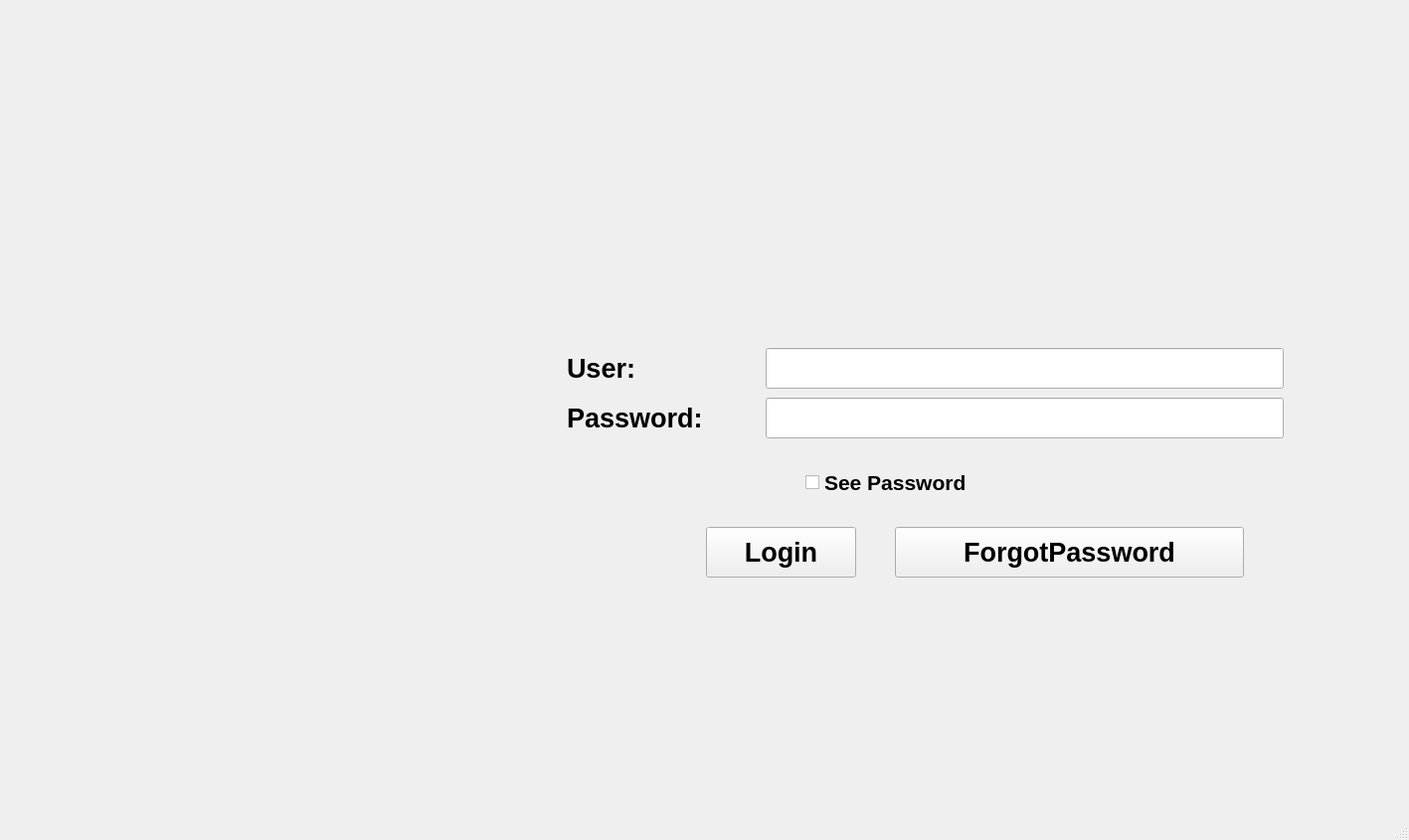
<?xml version="1.0" encoding="UTF-8"?>
<ui version="4.0">
 <class>MainWindow</class>
 <widget class="QMainWindow" name="MainWindow">
  <property name="geometry">
   <rect>
    <x>0</x>
    <y>0</y>
    <width>1417</width>
    <height>845</height>
   </rect>
  </property>
  <property name="windowTitle">
   <string>MainWindow</string>
  </property>
  <widget class="QWidget" name="widget">
   <widget class="QWidget" name="widget_2" native="true">
    <property name="geometry">
     <rect>
      <x>510</x>
      <y>290</y>
      <width>971</width>
      <height>401</height>
     </rect>
    </property>
    <widget class="QPushButton" name="QButtonForgotPassword">
     <property name="geometry">
      <rect>
       <x>390</x>
       <y>240</y>
       <width>351</width>
       <height>51</height>
      </rect>
     </property>
     <property name="font">
      <font>
       <pointsize>20</pointsize>
       <weight>75</weight>
       <bold>true</bold>
      </font>
     </property>
     <property name="text">
      <string>ForgotPassword</string>
     </property>
    </widget>
    <widget class="QPushButton" name="login">
     <property name="geometry">
      <rect>
       <x>200</x>
       <y>240</y>
       <width>151</width>
       <height>51</height>
      </rect>
     </property>
     <property name="font">
      <font>
       <pointsize>20</pointsize>
       <weight>75</weight>
       <bold>true</bold>
      </font>
     </property>
     <property name="text">
      <string>Login</string>
     </property>
    </widget>
    <widget class="QCheckBox" name="seePassword">
     <property name="geometry">
      <rect>
       <x>300</x>
       <y>170</y>
       <width>361</width>
       <height>51</height>
      </rect>
     </property>
     <property name="font">
      <font>
       <pointsize>16</pointsize>
       <weight>75</weight>
       <bold>true</bold>
      </font>
     </property>
     <property name="text">
      <string>See Password</string>
     </property>
    </widget>
    <widget class="QLineEdit" name="password">
     <property name="geometry">
      <rect>
       <x>260</x>
       <y>110</y>
       <width>521</width>
       <height>41</height>
      </rect>
     </property>
     <property name="font">
      <font>
       <pointsize>20</pointsize>
       <weight>75</weight>
       <bold>true</bold>
      </font>
     </property>
     <property name="echoMode">
      <enum>QLineEdit::Password</enum>
     </property>
    </widget>
    <widget class="QLineEdit" name="uname">
     <property name="geometry">
      <rect>
       <x>260</x>
       <y>60</y>
       <width>521</width>
       <height>41</height>
      </rect>
     </property>
     <property name="font">
      <font>
       <pointsize>20</pointsize>
       <weight>75</weight>
       <bold>true</bold>
      </font>
     </property>
    </widget>
    <widget class="QLabel" name="label">
     <property name="geometry">
      <rect>
       <x>60</x>
       <y>60</y>
       <width>111</width>
       <height>41</height>
      </rect>
     </property>
     <property name="font">
      <font>
       <pointsize>20</pointsize>
       <weight>75</weight>
       <bold>true</bold>
      </font>
     </property>
     <property name="text">
      <string>User:</string>
     </property>
    </widget>
    <widget class="QLabel" name="label_2">
     <property name="geometry">
      <rect>
       <x>60</x>
       <y>110</y>
       <width>181</width>
       <height>41</height>
      </rect>
     </property>
     <property name="font">
      <font>
       <pointsize>20</pointsize>
       <weight>75</weight>
       <bold>true</bold>
      </font>
     </property>
     <property name="text">
      <string>Password:</string>
     </property>
    </widget>
   </widget>
  </widget>
  <widget class="QStatusBar" name="statusbar"/>
 </widget>
 <tabstops>
  <tabstop>uname</tabstop>
  <tabstop>password</tabstop>
  <tabstop>seePassword</tabstop>
  <tabstop>login</tabstop>
  <tabstop>QButtonForgotPassword</tabstop>
 </tabstops>
 <resources/>
 <connections/>
</ui>
